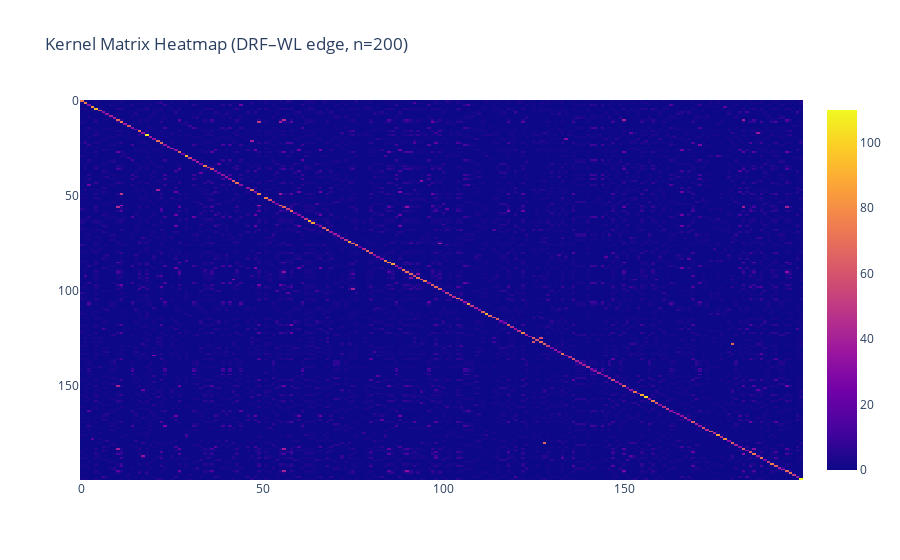

Notebook cell for this chart:
### Markdown cell above
### DRF–WL Kernel Matrix (edge features)

This heatmap visualizes the kernel matrix computed using the DRF–WL edge kernel for a subset of reactions.
Each entry \(K_{ij}\) represents the multiset intersection between the DRF–WL feature representations of reaction \(i\) and reaction \(j\).

The bright diagonal indicates high self-similarity, as each reaction shares all its features with itself.
Most off-diagonal entries are close to zero, which reflects the sparsity of the DRF representation:  
DRF removes all static molecular structure and retains only features corresponding to reaction-specific changes.

Non-zero off-diagonal values highlight pairs of reactions that share similar bond-change patterns.
This confirms that the DRF–WL kernel captures meaningful similarities between reactions while remaining highly selective.

### Code cell
mode = "edge"   # "edge" | "vertex" | "sp"
n = 200

K_drf, y_big = build_kernel_matrix_from_loaded(
    X_drf, y_drf,
    mode=mode,
    n=n,
)

stats = kernel_matrix_stats(K_drf)
print("Kernel matrix stats:", stats)

fig = px.imshow(
    K_drf,
    title=f"Kernel Matrix Heatmap (DRF–WL {mode}, n={n})",
    aspect="auto",
)
fig.show()

### Figure 1 — Plotly figure (JSON) as saved in the notebook; plotly's stock layout.template omitted (floating-point values rounded to 4 significant figures; data arrays with more than 128 entries replaced by an {"elided": "..."} marker saying what was removed)
{"data": [{"coloraxis": "coloraxis", "hovertemplate": "x: %{x}<br>y: %{y}<br>color: %{z}<extra></extra>", "name": "0", "type": "heatmap", "xaxis": "x", "yaxis": "y", "z": {"elided": "200x200 float values"}}], "layout": {"coloraxis": {"colorscale": [[0, "#0d0887"], [0.1111, "#46039f"], [0.2222, "#7201a8"], [0.3333, "#9c179e"], [0.4444, "#bd3786"], [0.5556, "#d8576b"], [0.6667, "#ed7953"], [0.7778, "#fb9f3a"], [0.8889, "#fdca26"], [1, "#f0f921"]]}, "title": {"text": "Kernel Matrix Heatmap (DRF–WL edge, n=200)"}, "xaxis": {"anchor": "y", "domain": [0, 1]}, "yaxis": {"anchor": "x", "autorange": "reversed", "domain": [0, 1]}}}
